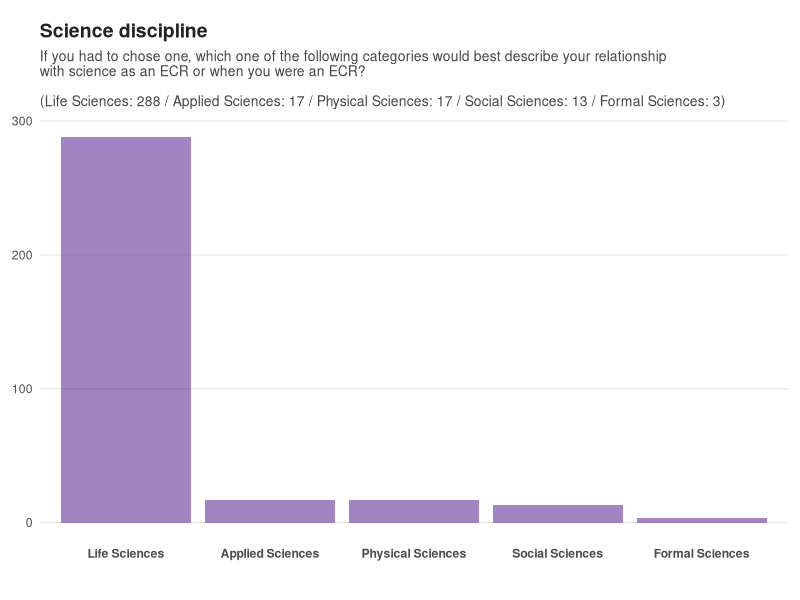
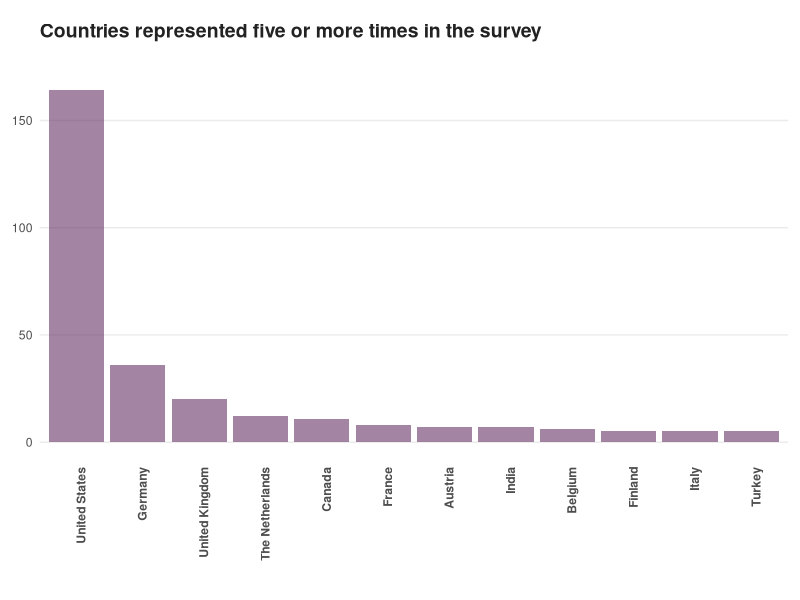
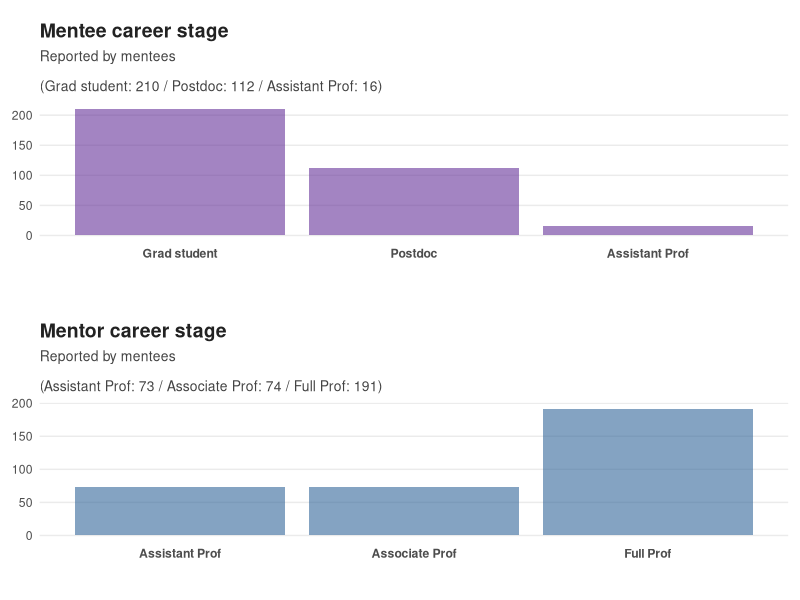
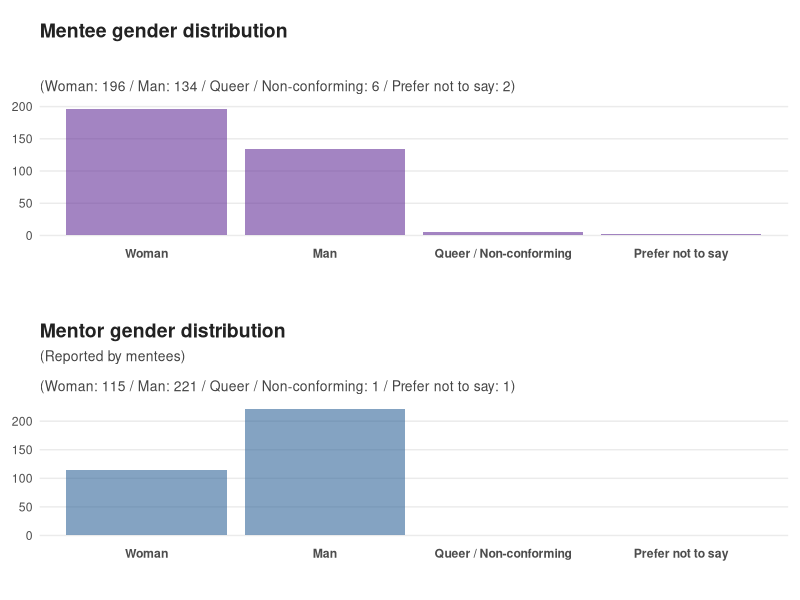
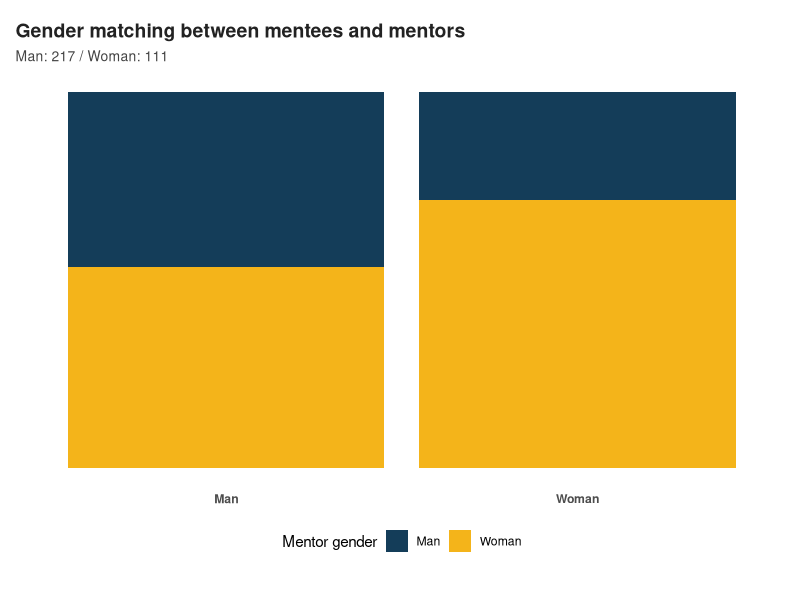
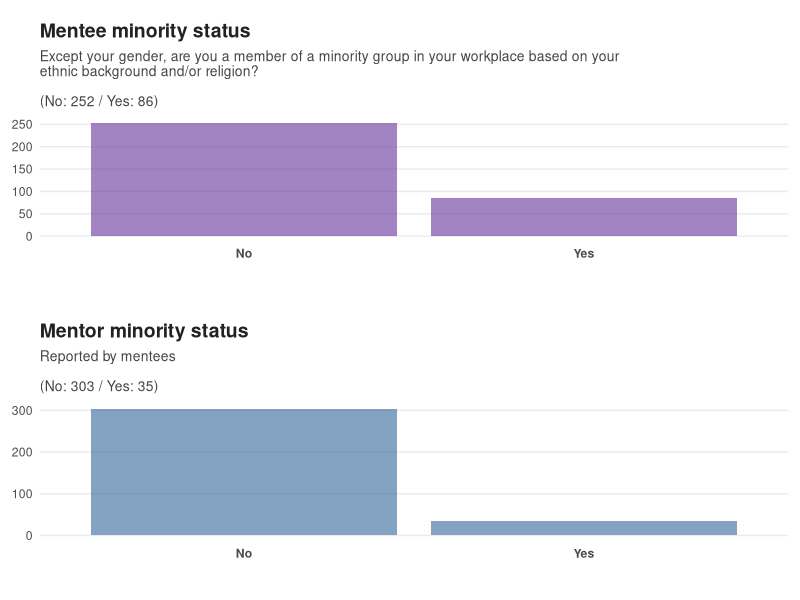
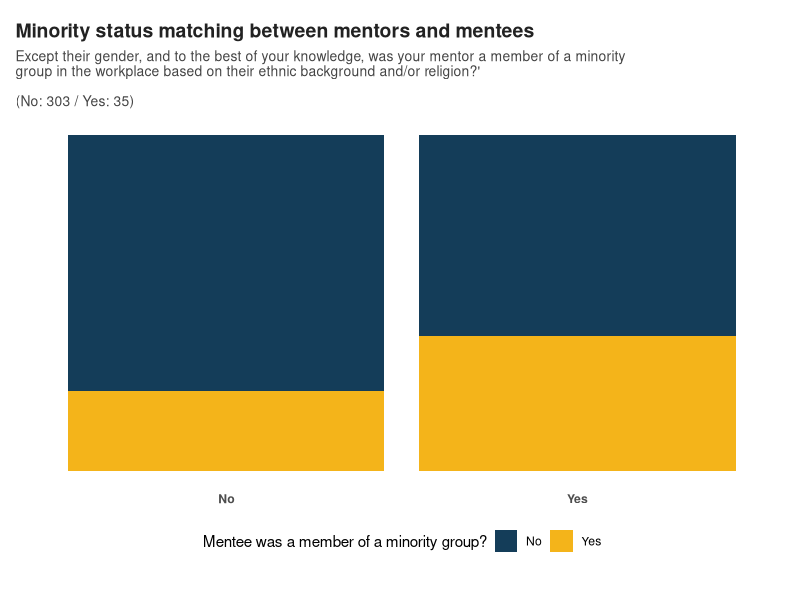
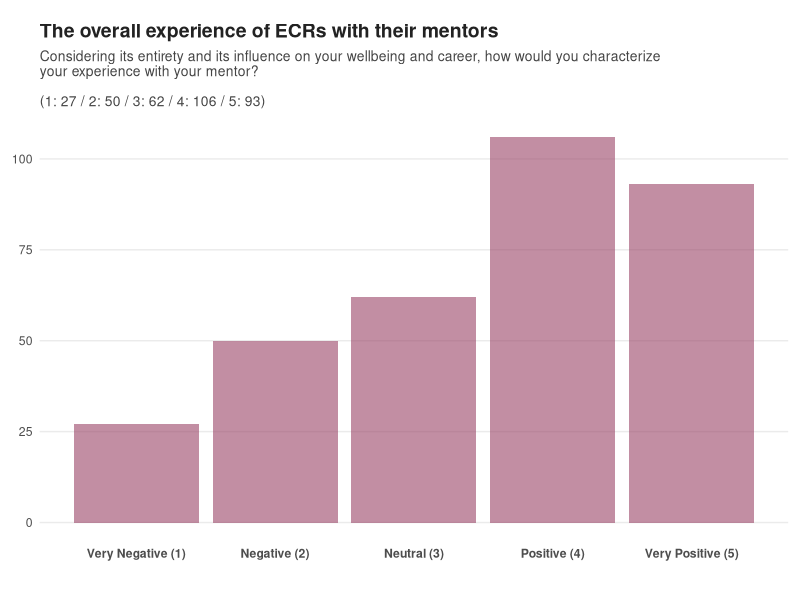

The R source for these figures, in order:
## ---- chunk 1
library(ggplot2)
library(gridExtra)
library(forcats)

df <- read.table(file='mentorship.tsv', header = TRUE, sep = "\t")

# plot margins
MARGIN <- unit(c(0.6,0.3,1,0.3), "cm")

PCT <- function(D, d=NA){
  if(all(is.na(d)))
    return(sprintf("%.1f%%", nrow(D) * 100 / nrow(df)))
  else
    return(sprintf("%.1f%%", nrow(D) * 100 / nrow(d)))
}

# subtitle generator
GETSB <- function(D, X, SUBTITLE=NA){
  SB <- c()
  counter = 1

  for(variable in levels(factor(D[[X]]))){
    SB[counter] <- sprintf("%s: %d", variable, nrow(D[D[[X]] == variable, ]))
    counter = counter + 1
  }

  if(is.na(SUBTITLE))
    return(paste(SB, collapse=" / "))
  else
    return(paste(SUBTITLE, "\n\n(", paste(SB, collapse=" / "), ")", sep=""))
}

BOX <- function(D, X, Y, FILL=NA, FILL_LEGEND=NA, XTITLE=NA, YTITLE=NA, YL=NA, TITLE=NA, SUBTITLE=NA){
  p <- ggplot(data=D, aes(y=get(Y), x=get(X))) +
        {
          if(!is.na(FILL)) {
            geom_boxplot(aes(fill=get(FILL)), alpha=0.35, outlier.shape = NA, color="#00000022", width=0.25)
          }
        } +

        {
          if(!is.na(FILL_LEGEND)) {
            scale_fill_discrete(name = FILL_LEGEND)
          }
        } +

        {
          if(all(!is.na(YL))) {
             scale_y_continuous(labels=YL, breaks=1:length(YL))
          }
        } +

        geom_violin(fill="#505050", alpha=0.25, width=0.5, colour = '#505050') +
        geom_jitter(colour='#222222', width = 0.1, height = 0.25, size=1, alpha=0.5) +
        theme_bw() +
        ylab(YTITLE) +

        {
          if(is.na(FILL_LEGEND)) {
            theme(legend.position="none")
          } else {
            theme(legend.position="bottom")
          }
        } +

        {
          if(!is.na(XTITLE))
            xlab(XTITLE)
          else
            theme(axis.title.x=element_blank())
        } +

        {
          if(!is.na(YTITLE))
            ylab(YTITLE)
          else
            theme(axis.title.y=element_blank())
        } +

        labs(title = TITLE, subtitle = GETSB(D, X, SUBTITLE)) +
        theme(panel.border = element_blank(),
              plot.margin = MARGIN,
              axis.line.x = element_blank(),
              axis.text.x = element_text(face = "bold"),
              axis.text.y = element_text(face = "bold"),
              panel.grid.minor = element_line(colour = "#EFEFEF"),
              panel.grid.major.x = element_blank(),
              axis.line.y = element_blank(),
              axis.ticks.x = element_blank(),
              plot.title = element_text(color = "#222222", size = 14, face = "bold"),
              plot.subtitle = element_text(color = "#444444", size = 10))

  return(p)
}


BAR <- function(D, X, Y, XL=NA, FILL_LEGEND=NA, FILL_COLORS=NA, TITLE=NA, SUBTITLE=NA){
  p <- ggplot(data=D, aes(x=get(X), fill=get(Y))) +
        geom_bar(position="fill", stat="count") +
        theme_bw() +

        {
          if(!is.na(FILL_LEGEND) & all(!is.na(FILL_COLORS))) {
            scale_fill_manual(values=FILL_COLORS, name=FILL_LEGEND)
          } else if(is.na(FILL_LEGEND) & all(!is.na(FILL_COLORS))) {
            scale_fill_manual(values=FILL_COLORS)
          }
        } +

        {
          if(is.na(FILL_LEGEND)) {
            theme(legend.position="none")
          } else {
            theme(legend.position="bottom")
          }
        } +

        {
          if(all(!is.na(XL))) {
             scale_x_continuous(labels=XL, breaks=1:length(XL))
          }
        } +

        {
          if(is.na(TITLE))
            labs(subtitle = GETSB(D, X, SUBTITLE))
          else
            labs(title = TITLE, subtitle = GETSB(D, X, SUBTITLE))
        } +

        theme(panel.border = element_blank(),
              plot.margin = MARGIN,
              axis.title.y=element_blank(),
              axis.title.x=element_blank(),
              axis.line.x = element_blank(),
              axis.text.x = element_text(face = "bold"),
              axis.text.y = element_blank(),
              panel.grid.minor = element_blank(),
              panel.grid.major = element_blank(),
              axis.line.y = element_blank(),
              axis.ticks.x = element_blank(),
              axis.ticks.y = element_blank(),
              plot.title = element_text(color = "#222222", size = 14, face = "bold"),
              plot.subtitle = element_text(color = "#444444", size = 10))

  return(p)
}

BAX <- function(D, X, TITLE=NA, YTITLE=NA, XL=NA, SUBTITLE="", SKIPDATASUM=NA, ROTATEXL=NA, COLOR=NA){
  p <- ggplot(data=D, aes(x=get(X))) +
        geom_bar(position="identity", stat="count", fill=COLOR) +
        theme_bw() +

        {
        if(!is.na(YTITLE))
          ylab(YTITLE)
        else
          theme(axis.title.y=element_blank())
        } +

        {
          if(all(!is.na(XL))) {
             scale_x_continuous(labels=XL, breaks=1:length(XL))
          }
        } +

        {
        if(is.na(SKIPDATASUM))
          labs(title = TITLE, subtitle = GETSB(D, X, SUBTITLE))
        else
          labs(title = TITLE, subtitle = SUBTITLE)
        } +

        {
        if(is.na(ROTATEXL))
          theme(axis.text.x = element_text(face = "bold"))
        else
          theme(axis.text.x = element_text(face = "bold", angle = 90, hjust=1))
        } +

        theme(panel.border = element_blank(),
              plot.margin = MARGIN,
              axis.title.x=element_blank(),
              axis.line.x = element_blank(),
              panel.grid.minor = element_blank(),
              panel.grid.major.x = element_blank(),
              axis.line.y = element_blank(),
              axis.ticks.x = element_blank(),
              axis.ticks.y = element_blank(),
              plot.title = element_text(color = "#222222", size = 14, face = "bold"),
              plot.subtitle = element_text(color = "#444444", size = 10))

  return(p)
}

ARRANGE <- function(A, B, HEIGHTS=c(1,1)){
 gA <- ggplotGrob(A)
 gB <- ggplotGrob(B)
 maxWidth = grid::unit.pmax(gA$widths[2:5], gB$widths[2:5])
 gA$widths[2:5] <- as.list(maxWidth)
 gB$widths[2:5] <- as.list(maxWidth)
 return(grid.arrange(gA, gB, ncol=1, heights=HEIGHTS))
}

## ---- chunk 2

D <- df
D$discipline <- factor(D$discipline, levels = c("Life Sciences", "Applied Sciences", "Physical Sciences", "Social Sciences", "Formal Sciences"))

BAX(D,
    X="discipline",
    TITLE="Science discipline",
    SUBTITLE="If you had to chose one, which one of the following categories would best describe your relationship\nwith science as an ECR or when you were an ECR?",
    COLOR="#66339999")
## ---- chunk 3
D <- df
D$country <- fct_infreq(D$country, ordered = NA)
all_countries <- GETSB(D, 'country')
## ---- chunk 4

D <- df[df$country %in% names(table(df$country))[table(df$country) >=5], ]

D$country <- fct_infreq(D$country, ordered = NA)

BAX(D,
    X="country",
    SKIPDATASUM=TRUE,
    ROTATEXL=TRUE,
    TITLE="Countries represented five or more times in the survey",
    COLOR="#66336699")
## ---- chunk 5

D <- df
D$mentee_then <- factor(D$mentee_then, levels = c("Grad student", "Postdoc", "Assistant Prof"))

ARRANGE(
  BAX(D,
      X="mentee_then",
      TITLE="Mentee career stage",
      SUBTITLE="Reported by mentees",
      COLOR="#66339999"),

  BAX(D,
      X="mentor_then",
      TITLE="Mentor career stage",
      SUBTITLE="Reported by mentees",
      COLOR="#33669999"))

## ---- chunk 6

D <- df
genders <- c("Woman", "Man", "Queer / Non-conforming", "Prefer not to say")
D$mentee_gender <- factor(D$mentee_gender, levels = genders)
D$mentor_gender <- factor(D$mentor_gender, levels = genders)

ARRANGE(
    BAX(D,
        X="mentee_gender",
        TITLE="Mentee gender distribution",
        COLOR="#66339999"),

    BAX(D,
        X="mentor_gender",
        TITLE="Mentor gender distribution",
        SUBTITLE="(Reported by mentees)",
        COLOR="#33669999"),
    HEIGHTS = c(1,1))

## ---- chunk 7
D <- df[df$mentee_gender %in% c("Man", "Woman") & df$mentor_gender %in% c("Man", "Woman"), ]

BAR(D,
    X="mentor_gender",
    Y="mentee_gender",
    FILL_LEGEND = "Mentor gender",
    TITLE="Gender matching between mentees and mentors",
    FILL_COLORS = c("#143D59", "#F4B41A"))

## ---- chunk 8

D <- df

mentee_minority_pct = PCT(D[D$mentee_minority == "Yes", ], D[D$mentee_minority == "No", ])
mentor_minority_pct = PCT(D[D$mentor_minority == "Yes", ], D[D$mentor_minority == "No", ])

mentee_minority_mentor_minority = PCT(D[D$mentor_minority == "Yes" & D$mentee_minority == "Yes", ], D[D$mentor_minority == "Yes", ])
mentee_minority_mentor_majority = PCT(D[D$mentor_minority == "No" & D$mentee_minority == "Yes", ], D[D$mentor_minority == "No", ])

## ---- chunk 9

ARRANGE(
  BAX(D,
      X="mentee_minority",
      TITLE="Mentee minority status",
      SUBTITLE="Except your gender, are you a member of a minority group in your workplace based on your\nethnic background and/or religion?",
      COLOR="#66339999"),
  BAX(D,
      X="mentor_minority",
      TITLE="Mentor minority status",
      SUBTITLE="Reported by mentees",
      COLOR="#33669999"))
## ---- chunk 10

BAR(D,
    X="mentor_minority",
    Y="mentee_minority",
    FILL_LEGEND = "Mentee was a member of a minority group?",
    FILL_COLORS = c("#143D59", "#F4B41A"),
    TITLE="Minority status matching between mentors and mentees",
    SUBTITLE="Except their gender, and to the best of your knowledge, was your mentor a member of a minority\ngroup in the workplace based on their ethnic background and/or religion?'")

## ---- chunk 11

D <- df

BAX(D,
    X="experience_with_mentor",
    TITLE="The overall experience of ECRs with their mentors",
    SUBTITLE="Considering its entirety and its influence on your wellbeing and career, how would you characterize\nyour experience with your mentor?",
    XL=c("Very Negative (1)", "Negative (2)", "Neutral (3)", "Positive (4)", "Very Positive (5)"),
    COLOR="#99446699")
## ---- chunk 12
D <- df

BAX(D,
    X="mentee_experience_was_common",
    TITLE="The commonality of mentee experiences in a group",
    SUBTITLE="Was your experience with your mentor comparable to the experience of the other trainees\nwho worked with them?",
    XL=c("Very specific (1)", "Somewhat specific (2)", "Neutral (3)", "Somewhat common (4)", "Very common (5)"),
    COLOR="#99446699")

v_pos_specific <- PCT(D[D$mentee_experience_was_common_summary == "Specific to few" & D$experience_with_mentor == "5", ], D[D$experience_with_mentor == "5" & D$mentee_experience_was_common_summary != "", ])
v_neg_specific  <- PCT(D[D$mentee_experience_was_common_summary == "Specific to few" & D$experience_with_mentor == "1", ], D[D$experience_with_mentor == "1" & D$mentee_experience_was_common_summary != "", ])
## ---- chunk 13

D <- df[df$mentee_experience_was_common_summary != "", ]

BAR(D,
    X="experience_with_mentor",
    Y="mentee_experience_was_common_summary",
    FILL_LEGEND = "",
    FILL_COLORS = c("#FFC107", "#DD0202"),
    TITLE="The commonality of mentee experiences in a group",
    XL=c("Very Negative (1)", "Negative (2)", "Neutral (3)", "Positive (4)", "Very Positive (5)"),
    SUBTITLE="Was your experience with your mentor comparable to the experience of the other trainees\nwho worked with them?")
## ---- chunk 14
D <- df

levels(D$mentee_then) <- levels(factor(D$mentee_current))

D <- D[D$mentee_current != D$mentee_then, ]
## ---- chunk 15

D <- df
levels(D$mentee_then) <- levels(factor(D$mentee_current))

D <- D[D$mentee_current != D$mentee_then, ]

BAR(D,
    X="experience_with_mentor",
    Y="mentee_current_summary",
    FILL_LEGEND = "The current career stage:",
    FILL_COLORS = c("#0f9257", "#F7B32B", "#577AA3"),
    TITLE="The influence of the experience with mentors to career trajectories",
    XL=c("Very Negative (1)", "Negative (2)", "Neutral (3)", "Positive (4)", "Very Positive (5)"),
    SUBTITLE="What did ECRs do next once their experience with their mentor was over?")
## ---- chunk 16

D <- df[df$mentee_gender %in% c("Man", "Woman") & df$mentor_gender %in% c("Man", "Woman"), ]

# wilcox.test(D[D$mentee_gender == "Man", ]$experience_with_mentor, D[D$mentee_gender == "Woman", ]$experience_with_mentor)

BOX(D,
    X="mentee_gender",
    Y="experience_with_mentor",
    FILL="mentor_gender",
    FILL_LEGEND = "Mentor gender",
    YTITLE=NA,
    XTITLE=NA,
    YL=c("Very Negative", "Negative", "Neutral", "Positive", "Very Positive"),
    TITLE="Mentee Gender vs Experience With Mentor",
    SUBTITLE="Considering its entirety and its influence on your wellbeing and career, how would you characterize\nyour experience with your mentor?")

## ---- chunk 17

D <- df[df$mentee_gender %in% c("Man", "Woman") & df$mentor_gender %in% c("Man", "Woman"), ]

# wilcox.test(D[D$mentor_gender == "Man", ]$experience_with_mentor, D[D$mentor_gender == "Woman", ]$experience_with_mentor)

BOX(D,
    X="mentor_gender",
    Y="experience_with_mentor",
    FILL="mentee_gender",
    FILL_LEGEND = "Mentee gender",
    XTITLE=NA,
    YTITLE=NA,
    YL=c("Very Negative", "Negative", "Neutral", "Positive", "Very Positive"),
    TITLE="Mentor Gender vs Experience With Mentor",
    SUBTITLE="To see if mentor gender has a general effect")
## ---- chunk 18

D <- df

D$mentor_num_trainees <- factor(D$mentor_num_trainees, levels = c("<5", "5-10", "10-15", ">15"))

BOX(D,
    X="mentor_num_trainees",
    Y="experience_with_mentor",
    FILL="mentor_num_trainees",
    FILL_LEGEND = NA,
    YTITLE=NA,
    XTITLE=NA,
    YL=c("Very Negative", "Negative", "Neutral", "Positive", "Very Positive"),
    TITLE="Number of trainees vs experience with mentor",
    SUBTITLE="How many trainees your mentor was responsible for during the time\nyou worked with them?")

## ---- chunk 19
awareness <- c("Aware", "Not Aware")

D <- df[df$mentor_awareness_on_strengths_summary %in% awareness,  ]
R <- df[df$mentor_awareness_on_shortcomings_summary %in% awareness,  ]

D$mentor_awareness_on_strengths_summary <- factor(D$mentor_awareness_on_strengths_summary, levels = awareness)
R$mentor_awareness_on_shortcomings_summary <- factor(R$mentor_awareness_on_shortcomings_summary, levels = awareness)

grid.arrange(
    BAX(D,
        X="mentor_awareness_on_strengths_summary",
        TITLE="Strengths in mentorship",
        SUBTITLE = "Do you think your mentor was aware of their strengths in mentoring trainees?",
        COLOR="#66339999"),

    BAX(R,
        X="mentor_awareness_on_shortcomings_summary",
        TITLE="Shortcomings in mentorship",
        SUBTITLE = "Do you think your mentor was aware of their shortcomings in mentoring trainees?",
        COLOR="#33669999"))

## ---- chunk 20

D <- df[df$mentor_gender %in% c("Man", "Woman") & df$mentor_awareness_on_shortcomings_summary %in% c("Aware", "Not Aware"), ]

BOX(D,
    X="mentor_awareness_on_shortcomings_summary",
    Y="experience_with_mentor",
    FILL="mentor_gender",
    FILL_LEGEND = "Mentor gender",
    YTITLE=NA,
    XTITLE=NA,
    YL=c("Very Negative", "Negative", "Neutral", "Positive", "Very Positive"),
    TITLE="Mentor awareness on shortcomings in mentorship",
    SUBTITLE="Do you think your mentor was aware of their shortcomings in mentoring trainees")

## ---- chunk 21

D <- df
D$mentor_asking_feedback <- factor(D$mentor_asking_feedback, levels = c("Frequently", "Every six months", "Every year", "Once every few years", "Never"))

BAX(D,
      X="mentor_asking_feedback",
      TITLE="Mentors asking for feedback on their mentorship style",
      SUBTITLE="How frequently mentors ask for feedback from their trainees on their mentorship style?\n",
      COLOR="#66339999")

never_asked_feedback = PCT(D[D$mentor_asking_feedback == "Never", ])
## ---- chunk 22

BOX(D,
    X="mentor_asking_feedback",
    Y="experience_with_mentor",
    FILL= "mentor_asking_feedback",
    FILL_LEGEND = NA,
    YTITLE=NA,
    XTITLE=NA,
    YL=c("Very Negative", "Negative", "Neutral", "Positive", "Very Positive"),
    TITLE="Mentee experience with mentors who ask for feedback",
    SUBTITLE="What is the correlation between mentee experience with mentors requesting feedback?\n")

## ---- chunk 23
Countries <- c("United States", "Germany", "United Kingdom")
D <- df
R <- df[df$country %in% Countries, ]
R$country <- factor(R$country, levels = Countries)

grid.arrange(
  BAR(df[df$mentor_gender %in% c("Man", "Woman"), ],
      X="mentor_gender",
      Y="mentor_has_ever_asked_feedback",
      TITLE="Mentor gender",
      FILL_COLORS = c("#474341", "#FFC107")),

  BAR(D,
      X="mentor_minority",
      Y="mentor_has_ever_asked_feedback",
      TITLE="Mentor minority status",
      FILL_COLORS = c("#474341", "#FFC107")),

  BAR(D[D$mentor_seen_by_colleagues != "No comment", ],
      X="mentor_seen_by_colleagues",
      Y="mentor_has_ever_asked_feedback",
      TITLE="Mentor seen by colleagues",
      FILL_COLORS = c("#474341", "#FFC107")),

  BAR(D,
      X="code_of_conduct",
      Y="mentor_has_ever_asked_feedback",
      TITLE="Mentor has code of conduct",
      FILL_COLORS = c("#474341", "#FFC107")),

  BAR(D,
      X="mentor_then",
      Y="mentor_has_ever_asked_feedback",
      FILL_COLORS = c("#474341", "#FFC107"),
      TITLE="Mentor career stage",
      SUBTITLE=NA,
      FILL_LEGEND = "Mentor asked feedback at least once"),

  BAR(R,
      X="country",
      Y="mentor_has_ever_asked_feedback",
      TITLE="Mentor country of work",
      FILL_COLORS = c("#474341", "#FFC107"),
      FILL_LEGEND = "Mentor asked feedback at least once")
  )
## ---- chunk 24
easiness <- c( "Made it easy", "Made it difficult")

J <- df[df$mentor_makes_easy_mentees_to_raise_concerns_summary %in% easiness,  ]

J$mentor_makes_easy_mentees_to_raise_concerns_summary <- factor(J$mentor_makes_easy_mentees_to_raise_concerns_summary, levels = easiness)

BAX(J,
    X="mentor_makes_easy_mentees_to_raise_concerns_summary",
    TITLE="Making it easy to raise concerns",
    SUBTITLE = "Do you think your mentor made it easy for their trainees to raise their concerns\nabout the mentorship they were receiving?",
    COLOR="#66339999")
## ---- chunk 25

BOX(J,
    X="mentor_makes_easy_mentees_to_raise_concerns_summary",
    Y="experience_with_mentor",
    FILL= "mentor_makes_easy_mentees_to_raise_concerns_summary",
    FILL_LEGEND = "",
    YTITLE=NA,
    XTITLE=NA,
    YL=c("Very Negative", "Negative", "Neutral", "Positive", "Very Positive"),
    TITLE="Mentee experience with mentors who makes it easy to raise concerns",
    SUBTITLE="Do you think your mentor made it easy for their trainees to raise their concerns\nabout the mentorship they were receiving?")

## ---- chunk 26
Countries <- c("United States", "Germany", "United Kingdom")
D <- J
R <- J[J$country %in% Countries, ]
R$country <- factor(R$country, levels = Countries)

grid.arrange(
  BAR(D[D$mentor_gender %in% c("Man", "Woman"), ],
      X="mentor_gender",
      Y="mentor_makes_easy_mentees_to_raise_concerns_summary",
      TITLE="Mentor gender",
      FILL_COLORS = c("#474341", "#FFC107")),

  BAR(D,
      X="mentor_minority",
      Y="mentor_makes_easy_mentees_to_raise_concerns_summary",
      TITLE="Mentor minority status",
      FILL_COLORS = c("#474341", "#FFC107")),

  BAR(D[D$mentor_seen_by_colleagues != "No comment", ],
      X="mentor_seen_by_colleagues",
      Y="mentor_makes_easy_mentees_to_raise_concerns_summary",
      TITLE="Mentor seen by colleagues",
      FILL_COLORS = c("#474341", "#FFC107")),

  BAR(D,
      X="code_of_conduct",
      Y="mentor_makes_easy_mentees_to_raise_concerns_summary",
      TITLE="Mentor has code of conduct",
      FILL_COLORS = c("#474341", "#FFC107")),

  BAR(D,
      X="mentor_then",
      Y="mentor_makes_easy_mentees_to_raise_concerns_summary",
      FILL_COLORS = c("#474341", "#FFC107"),
      TITLE="Mentor career stage",
      SUBTITLE=NA,
      FILL_LEGEND = "Mentor encouraging feedback"),

  BAR(R,
      X="country",
      Y="mentor_makes_easy_mentees_to_raise_concerns_summary",
      TITLE="Mentor country of work",
      FILL_COLORS = c("#474341", "#FFC107"),
      FILL_LEGEND = "Mentor encouraging feedback")
  )
## ---- chunk 27

D <- df
D$code_of_conduct <- factor(D$code_of_conduct, levels = c("Yes", "No"))

BAX(D,
    X="code_of_conduct",
    TITLE="Mentor gives an idea about their style through a 'code of conduct'",
    SUBTITLE="Did your mentor provide a public document defining their code of conduct, expectations,\nand/or the group culture?",
    COLOR="#66339999")
## ---- chunk 28

D <- df

# wilcox.test(D[D$code_of_conduct == "Yes", ]$experience_with_mentor,
#             D[D$code_of_conduct == "No", ]$experience_with_mentor)

D$code_of_conduct <- as.character(D$code_of_conduct)
D$code_of_conduct <- factor(D$code_of_conduct, levels = c("Yes", "No"))

BOX(D,
    X="code_of_conduct",
    Y="experience_with_mentor",
    FILL="code_of_conduct",
    FILL_LEGEND = NA,
    YTITLE=NA,
    XTITLE=NA,
    YL=c("Very Negative", "Negative", "Neutral", "Positive", "Very Positive"),
    TITLE="Mentee experience with mentors who provide a code of conduct",
    SUBTITLE="Did your mentor provide a public document defining their code of conduct, expectations,\nand/or the group culture?")

## ---- chunk 29
Countries <- c("United States", "Germany", "United Kingdom")
D <- df
R <- df[df$country %in% Countries, ]
R$country <- factor(R$country, levels = Countries)

grid.arrange(
  BAR(df[df$mentor_gender %in% c("Man", "Woman"), ],
      X="mentor_gender",
      Y="code_of_conduct",
      TITLE="Mentor gender",
      FILL_COLORS = c("#474341", "#FFC107")),

  BAR(D,
      X="mentor_minority",
      Y="code_of_conduct",
      TITLE="Mentor minority status",
      FILL_COLORS = c("#474341", "#FFC107")),

  BAR(D[D$mentor_seen_by_colleagues != "No comment", ],
      X="mentor_seen_by_colleagues",
      Y="code_of_conduct",
      TITLE="Mentor seen by colleagues",
      FILL_COLORS = c("#474341", "#FFC107")),

  BAR(D,
      X="mentor_has_ever_asked_feedback",
      Y="code_of_conduct",
      TITLE="Mentor has ever asked feedback",
      FILL_COLORS = c("#474341", "#FFC107")),

  BAR(D,
      X="mentor_then",
      Y="code_of_conduct",
      FILL_COLORS = c("#474341", "#FFC107"),
      TITLE="Mentor career stage",
      SUBTITLE=NA,
      FILL_LEGEND = "Mentor shares code of conduct"),

  BAR(R,
      X="country",
      Y="code_of_conduct",
      TITLE="Mentor country of work",
      FILL_COLORS = c("#474341", "#FFC107"),
      FILL_LEGEND = "Mentor shares code of conduct")

  )
